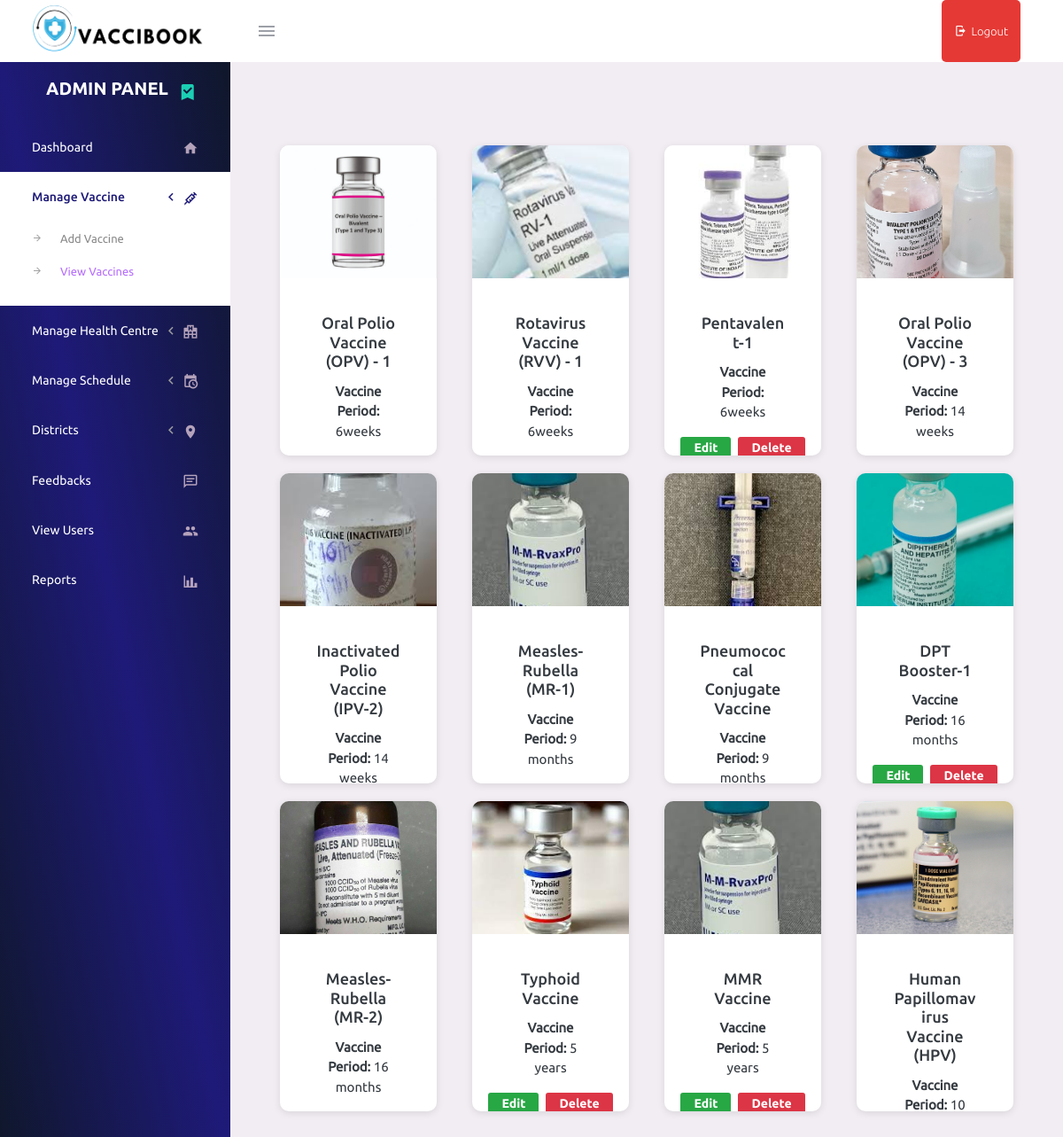
Page /admin/viewvaccine.php on the committed database.
### tables this page shows
CREATE TABLE IF NOT EXISTS `vaccine` (
  `vid` int NOT NULL AUTO_INCREMENT,
  `vname` varchar(70) NOT NULL,
  `vimage` varchar(150) NOT NULL,
  `period` varchar(20) NOT NULL,
  PRIMARY KEY (`vid`)
);

### classes/DataAccess.class.php (called while the page is built, shortened)
<?php
class DataAccess
{
	private $_con,$_query,$_errors;
	public function __construct()
	{
		if(!$this->_con=mysqli_connect(DB_HOST,DB_USER,DB_PASSWORD,DB_NAME))
		{
			die("connection Error");
		}
	}
	public function query($query)
	{
		if(isset($query))
		{
			$words=explode(' ',$query);
			$this->_query=$query;
			$res=mysqli_query($this->_con,$this->_query);
			if($words[0]=='select' || $words[0]=='Select' || $words[0]=='SELECT')
			{
				if(mysqli_num_rows($res))
				{
					$dataArr=array();
					while($row=mysqli_fetch_assoc($res))
					{
						$dataArr[] = $row;
					}
					return $dataArr;
				}
				else
				{
					return false;
				}
			}
		}
	}
}
?>

### admin/viewvaccine.php (the view, shortened to what this page needs)
<?php
$dao = new DataAccess();
?>
<?php include('header.php'); ?>
<div class="container" style="margin-top:50px;">
    <div class="row">
        <?php
        $sql = "SELECT vid, vname, vimage, period FROM vaccine";
        $result = $dao->query($sql);
        if ($result) {
            foreach ($result as $vaccine) {
                ?>
                <div class="col-md-3">
                    <div class="card text-center">
                        <img src="../uploads/<?php echo $vaccine['vimage']; ?>" class="card-img-top">
                        <div class="card-body">
                            <h6 class="card-title"><?php echo $vaccine['vname']; ?></h6>
                            <p class="card-text"><strong>Vaccine Period:</strong> <?php echo $vaccine['period']; ?></p>
                            <div class="btn-group-custom">
                                <a href="editvaccine.php?id=<?php echo $vaccine['vid']; ?>" class="btn btn-edit">Edit</a>
                                <a href="deletevaccine.php?id=<?php echo $vaccine['vid']; ?>" class="btn btn-delete">Delete</a>
                            </div>
                        </div>
                    </div>
                </div>
                <?php
            }
        }
        ?>
    </div>
</div>

### admin/viewvaccine.php (style rules this page uses)
.btn-edit { background-color: #28a745; border: none; color: #fff; font-size: 14px; padding: 5px 15px; }
.btn-delete { background-color: #dc3545; border: none; color: #fff; font-size: 14px; padding: 5px 15px; }
.card { margin-bottom: 20px; box-shadow: 0 2px 8px rgba(0,0,0,0.1); border-radius: 10px; overflow: hidden; height: 350px; }
.card-img-top { height: 150px; object-fit: cover; }
.card-body { padding: 12px; }
.btn-group-custom { display: flex; justify-content: center; gap: 8px; }

### rows in the picture
vaccine: vimage (picture), vname "Oral Polio Vaccine (OPV) - 1", period "6weeks"
vaccine: vimage (picture), vname "Rotavirus Vaccine (RVV) - 1", period "6weeks"
vaccine: vimage (picture), vname "Pentavalent-1", period "6weeks"
vaccine: vimage (picture), vname "Oral Polio Vaccine (OPV) - 3", period "14 weeks"
vaccine: vimage (picture), vname "Inactivated Polio Vaccine (IPV-2)", period "14 weeks"
vaccine: vimage (picture), vname "Measles-Rubella (MR-1)", period "9 months"
vaccine: vimage (picture), vname "Pneumococcal Conjugate Vaccine", period "9 months"
vaccine: vimage (picture), vname "DPT Booster-1", period "16 months"
vaccine: vimage (picture), vname "Measles-Rubella (MR-2)", period "16 months"
vaccine: vimage (picture), vname "Typhoid Vaccine", period "5 years"
vaccine: vimage (picture), vname "MMR Vaccine", period "5 years"
vaccine: vimage (picture), vname "Human Papillomavirus Vaccine (HPV)", period "10…"
